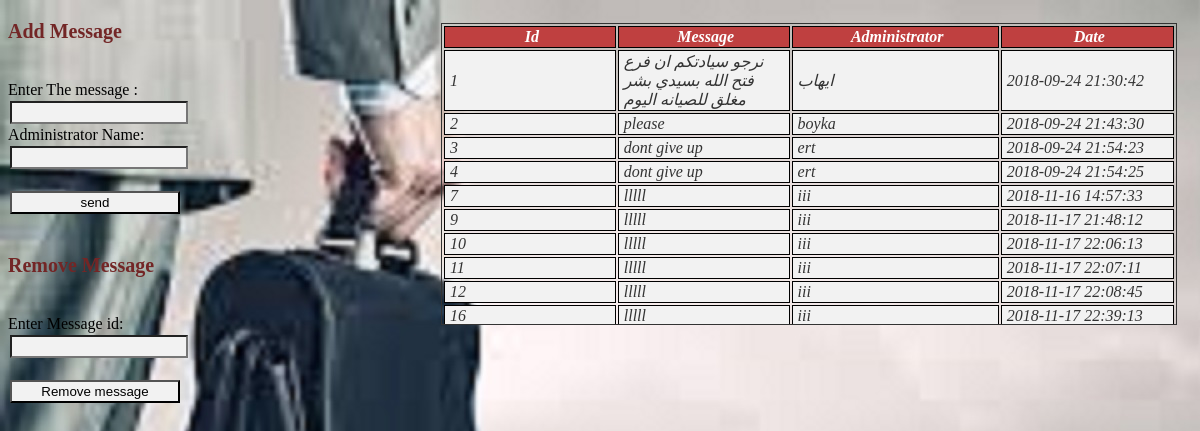
/message.php, run on the app's committed database.
### tables this page shows
CREATE TABLE `note_and_message` (
  `id` int(11) NOT NULL,
  `note` text NOT NULL,
  `Administrator` text NOT NULL,
  `date` timestamp NOT NULL DEFAULT CURRENT_TIMESTAMP
);

### message.php (the view, shortened to what this page needs)
<!DOCTYPE html>
<html>
<head>
<link rel="stylesheet" href="design.css">
</head>
<body>
	<form action="/market/market.php" method="post">
		<h3>Add Message</h3><br>
		Enter The message :<br>
		<input type="text" name="message"  required><br>
		Administrator Name:<br>
		<input type="text" name="administrator"  required><br><br>
		<input type="submit" name="send" value="send" required><br><br>
		</form>
		<form action="/market/market.php" method="post">
		<h3>Remove Message</h3><br>
		Enter Message id:<br>
		<input type="number" name="id" min=1 required max="<?php
		?>" ><br><br>
        <input type="submit" name="deletmessage" value="Remove message" required><br><br>
	</form>
</body>
</html>
<?php
require 'connection.PHP';
$query="SELECT * FROM `note_and_message` WHERE 1";
$result=mysqli_query($conn,$query);
if(mysqli_num_rows($result)>0)
{?><html>
	<body>
	<head>
<link rel="stylesheet" href="design.css">
</head>
 <div class=section <?php if(mysqli_num_rows($result)<10) {?>style="height:auto"<?php } ?>><table>
	<thead><tr class=header>
	<td><?php echo "id"?></td>
    <td><?php echo"message "?></td>
    <td><?php echo"administrator"?></td>
    <td><?php echo"Date"?></td>
    </tr></thead>
 <?php while($row=mysqli_fetch_assoc($result))
  {?>
    <tbody><tr>
     <td><?php echo $row["id"]?></td>
     <td><?php echo $row["note"]?></td>
     <td><?php echo $row["Administrator"]?></td>
     <td><?php echo $row["date"]?></td>
    </tr></tbody>
  <?php }  ?></table></div></body></html>
<?php
}
?>

### design.css (style rules this page uses)
body { background:url('img20.jpg') no-repeat; }
table { width:100%; }
div { width:62%;border:solid 1px #333333;overflow-y:scroll;float:right;margin-top:-530px ;margin-right:15px;height: 500px }
td { width:9%;border:solid 1px #000;font-style: italic;padding: 1px;padding-left:5px; }
tbody { border:solid 2px ;color:#333333;background:#f2f2f2 }
thead { text-align:center;font-weight:bolder;padding:0.5px }
tr.header { background:#bf4040;color:#fff;text-transform: capitalize; }
h3 { color:#732626;font-size: 20px }
input { width: 170px;padding:2px;margin:2px;background-color:#f2f2f2; }

### message.php (style rules this page uses)
div.section { margin-top:-400px;height:300px }

### data on the page
note_and_message: id "1", note "نرجو سيادتكم ان فرع فتح الله بسيدي بشر مغلق للصيانه اليوم", Administrator "ايهاب", date "2018-09-24 21:30:42"
note_and_message: id "2", note "please", Administrator "boyka", date "2018-09-24 21:43:30"
note_and_message: id "3", note "dont give up", Administrator "ert", date "2018-09-24 21:54:23"
note_and_message: id "4", note "dont give up", Administrator "ert", date "2018-09-24 21:54:25"
note_and_message: id "7", note "lllll", Administrator "iii", date "2018-11-16 14:57:33"
note_and_message: id "9", note "lllll", Administrator "iii", date "2018-11-17 21:48:12"
note_and_message: id "10", note "lllll", Administrator "iii", date "2018-11-17 22:06:13"
note_and_message: id "11", note "lllll", Administrator "iii", date "2018-11-17 22:07:11"
note_and_message: id "12", note "lllll", Administrator "iii", date "2018-11-17 22:08:45"
note_and_message: id "16", note "lllll", Administrator "iii", date "2018-11-17 22:39:13"
